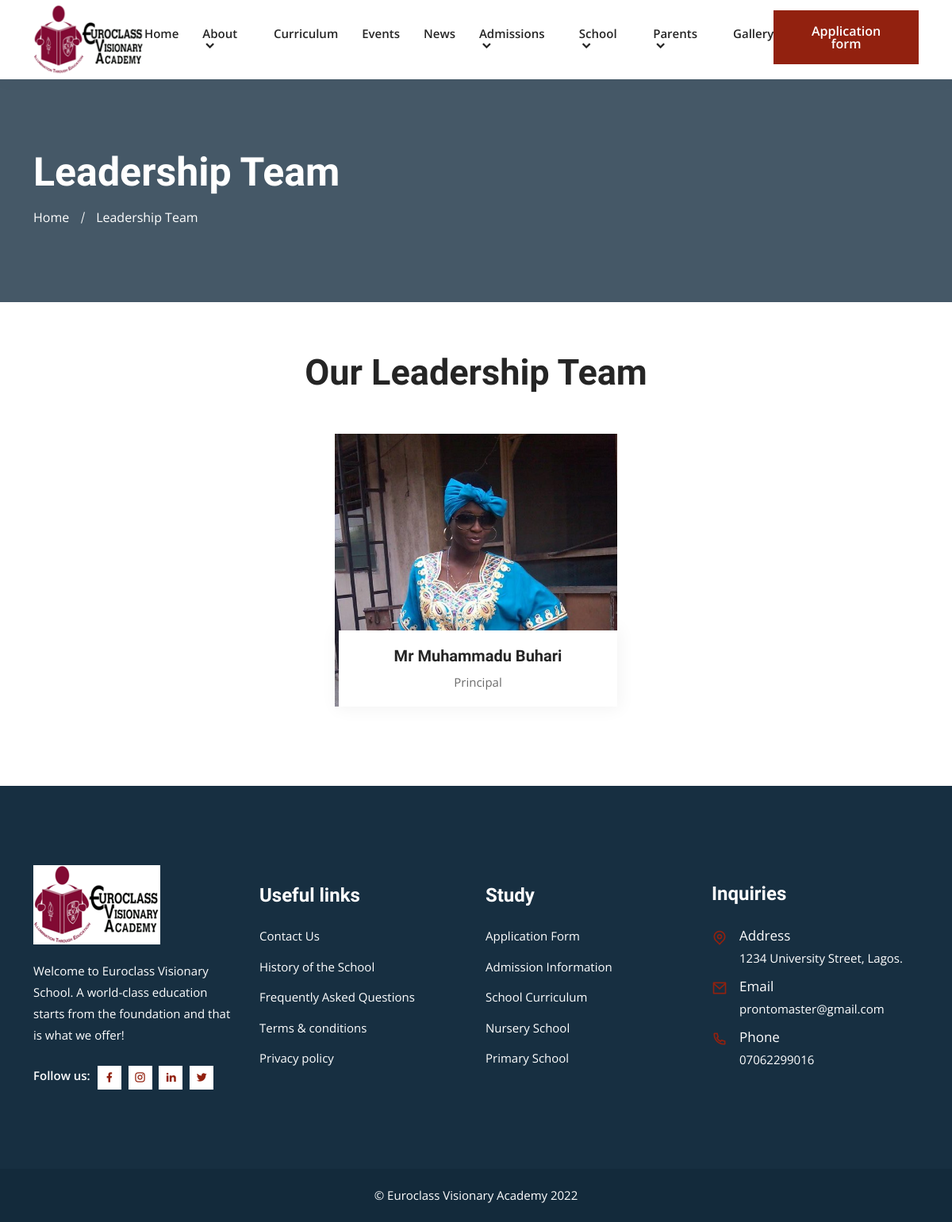
The app's page /leadership_team/ with its own data.
### core/models.py (models this page shows, shortened)
class SchoolContactInfo(models.Model):
    short_information = models.CharField(max_length=150)
    address = models.CharField(max_length=200)
    email = models.EmailField()
    phone_number = models.CharField(max_length=15)
    logo = models.ImageField(upload_to='logo')
    facebook_url = models.URLField(blank=True)
    instagram_url = models.URLField(blank=True)
    twitter_url = models.URLField(blank=True)
    linkedin_url = models.URLField(blank=True)
    class Meta:
        verbose_name = 'School Contact Information'
        verbose_name_plural = 'School Contact Information'

class SchoolManagement(models.Model):
    ROLE_CHOICES = (
        ('L', 'Leadership Team'),
        ('T', 'Teachers'),
        ('A', 'Teaching Assistants'),
        ('O', 'Office Staff'),
        ('S', 'Support Staff'))
    full_name = models.CharField(max_length=100)
    role = models.CharField(max_length=1, choices=ROLE_CHOICES)
    title = models.CharField(
        max_length=25, blank=True,
        help_text='E.g: Principal, Senior Teacher')
    image = models.ImageField(upload_to='management')
    created = models.DateTimeField(auto_now_add=True)
    updated = models.DateTimeField(auto_now=True)
    class Meta:
        verbose_name_plural = 'School Management'
        verbose_name = 'School Management'

### core/views.py (the view)
# urls.py: path('leadership_team/', views.leadership_team, name='leadership_team'),
def leadership_team(request):
    teams = SchoolManagement.objects.filter(role='L')
    return render(
        request, 'leadership_team.html', {'teams': teams})

### core/context_processors.py (called while the page is built)
def euroclass(request):
    return {
        'about': About.objects.first(),
        'latest_news': News.objects.all()[:3],
        'info': SchoolContactInfo.objects.first(),
    }

### templates/leadership_team.html (shortened to what this page needs)
{% extends "base.html" %}
{% block content %}
<div class="page-title-area bg-1">
    <div class="container">
        <div class="page-title-content">
            <h2>Leadership Team</h2>
            <ul>
                <li><a href="{% url 'home' %}">Home</a></li>
                <li class="active">Leadership Team</li>
            </ul>
        </div>
    </div>
</div>
<section class="team-area team-area-three ptb-70">
    <div class="container">
        <div class="section-title">
            <h2>Our Leadership Team</h2>
        </div>
        <div class="row justify-content-md-center">
            {% for team in teams %}
            <div class="col-lg-4 col-md-6">
                <div class="single-team-member">
                    <img src="{% if team.image %}{{ team.image.url }}{% endif %}" alt="{{ team.full_name }}">
                    <div class="team-content">
                        <div class="team-name">
                            <h3>{{ team.full_name }}</h3>
                            <span>{{ team.title }}</span>
                        </div>
                    </div>
                </div>
            </div>
            {% empty %}
            <p class="text-center">No record available.</p>
            {% endfor %}
        </div>
    </div>
</section>
{% endblock %}

### templates/base.html (shortened to what this page needs)
<!doctype html>
<html lang="en">
{% load static %}
<head>
    <link rel="stylesheet" href="{% static 'css/bootstrap.min.css' %}">
    <link rel="stylesheet" href="{% static 'css/owl.theme.default.min.css' %}">
    <link rel="stylesheet" href="{% static 'css/owl.carousel.min.css' %}">
    <link href="https://cdn.jsdelivr.net/npm/remixicon@2.2.0/fonts/remixicon.css" rel="stylesheet">
    <link rel="stylesheet" href="{% static 'css/meanmenu.min.css' %}">
    <link rel="stylesheet" href="{% static 'css/animate.min.css' %}">
    <link rel="stylesheet" href="{% static 'css/odometer.min.css' %}">
    <link rel="stylesheet" href="{% static 'css/magnific-popup.min.css' %}">
    <link rel="stylesheet" href="{% static 'css/date-picker.min.css' %}">
    <link rel="stylesheet" href="{% static 'css/app.css' %}">
    <link rel="stylesheet" href="{% static 'css/style.css' %}">
    <link rel="stylesheet" href="{% static 'css/responsive.css' %}">
</head>
<body>
    {% include '_navbar.html' %}
    {% block content %}{% endblock %}
    <footer class="footer-area black-bg-color">
        <div class="container">
            <div class="row align-items-center justify-content-center">
                <div class="col-lg-3 col-sm-6">
                    <div class="single-footer-widget bg-f9f5f1">
                        <a href="index.html" class="logo">
                                <img src="{% if info.logo %}{{ info.logo.url }}{% else %}https://via.placeholder.com/157x48{% endif %}" alt="Image">
                            </a>
                        <p>{{ info.short_information }}</p>
                        <ul class="social-icon">
                            <li>
                                <span>Follow us:</span>
                            </li>
                            <li>
                                <a href="{{ info.facebook_url }}" target="_blank">
                                        <i class="ri-facebook-fill"></i>
                                    </a>
                            </li>
                            <li>
                                <a href="{{ info.instagram_url }}" target="_blank">
                                        <i class="ri-instagram-line"></i>
                                    </a>
                            </li>
                            <li>
                                <a href="{{ info.linkedin_url }}" target="_blank">
                                        <i class="ri-linkedin-fill"></i>
                                    </a>
                            </li>
                            <li>
                                <a href="{{ info.twitter_url }}" target="_blank">
                                        <i class="ri-twitter-fill"></i>
                                    </a>
                            </li>
                        </ul>
                    </div>
                </div>
                <div class="col-lg-3 col-sm-6">
                    <div class="single-footer-widget">
                        <h3>Useful links</h3>
                        <ul class="import-link">
                            <li>
                                <a href="{% url 'contact' %}">Contact Us</a>
                            </li>
                            <li>
                                <a href="{% url 'history' %}">History of the School</a>
                            </li>
                            <li>
                                <a href="{% url 'faq' %}">Frequently Asked Questions</a>
                            </li>
                            <li>
                                <a href="/terms/">Terms & conditions</a>
                            </li>
                            <li>
                                <a href="/privacy/">Privacy policy</a>
                            </li>
                        </ul>
                    </div>
                </div>
                <div class="col-lg-3 col-sm-6">
                    <div class="single-footer-widget">
                        <h3>Study</h3>
                        <ul class="import-link">
                            <li>
                                <a href="application.html">Application Form</a>
                            </li>
                            <li>
                                <a href="{% url 'admission' %}">Admission Information</a>
                            </li>
                            <li>
                                <a href="{% url 'curriculum' %}">School Curriculum</a>
                            </li>
                            <li>
                                <a href="/nursery/">Nursery School</a>
                            </li>
                            <li>
                                <a href="/primary/">Primary School</a>
                            </li>
                        </ul>
                    </div>
                </div>
                <div class="col-lg-3 col-sm-6">
                    <div class="single-footer-widget">
                        <h3>Inquiries</h3>
                        <ul class="address">
                            <li class="location">
                                <i class="ri-map-pin-line"></i>
                                <span>Address</span> {{ info.address }}
                            </li>
                            <li>
                                <i class="ri-mail-line"></i>
                                <span>Email</span>
                                <a href="mailto:{{ info.email }}">{{ info.email }}</a>
                            </li>
                            <li>
                                <i class="ri-phone-line"></i>
                                <span>Phone</span>
                                <a href="tel:{{ info.phone_number }}">{{ info.phone_number }}</a>
                            </li>
                        </ul>
                    </div>
                </div>
            </div>
        </div>
    </footer>
    <div class="copy-right-area">
        <div class="container">
            <p>
                &copy; Euroclass Visionary Academy {% now "Y" %}
            </p>
        </div>
    </div>
</body>
</html>

### templates/_navbar.html (shortened to what this page needs)
<header class="header-area">
    <div class="navbar-area">
        <div class="desktop-nav">
            <div class="container">
                <nav class="navbar navbar-expand-md navbar-light">
                    <a class="navbar-brand" href="{% url 'home' %}">
                            <img src="{% if info.logo %}{{ info.logo.url }}{% else %}https://via.placeholder.com/157x48{% endif %}" alt="logo">
                        </a>
                    <div class="collapse navbar-collapse mean-menu" id="navbarSupportedContent">
                        <ul class="navbar-nav m-auto">
                            <li class="nav-item">
                                <a href="{% url 'home' %}" class="nav-link">Home</a>
                            </li>
                            <li class="nav-item">
                                <a href="#" class="nav-link">
                                    About <i class="ri-arrow-down-s-line"></i>
                                </a>
                            </li>
                            <li class="nav-item">
                                <a href="{% url 'curriculum' %}" class="nav-link">Curriculum</a>
                            </li>
                            <li class="nav-item">
                                <a href="{% url 'events' %}" class="nav-link">Events</a>
                            </li>
                            <li class="nav-item">
                                <a href="{% url 'news' %}" class="nav-link">News</a>
                            </li>
                            <li class="nav-item">
                                <a href="#" class="nav-link">
                                    Admissions <i class="ri-arrow-down-s-line"></i>
                                </a>
                            </li>
                            <li class="nav-item">
                                <a href="#" class="nav-link">
                                    School <i class="ri-arrow-down-s-line"></i>
                                </a>
                            </li>
                            <li class="nav-item">
                                <a href="#" class="nav-link">
                                    Parents <i class="ri-arrow-down-s-line"></i>
                                </a>
                            </li>
                            <li class="nav-item">
                                <a href="{% url 'gallery' %}" class="nav-link">Gallery</a>
                            </li>
                        </ul>
                        <div class="others-options">
                            <ul>
                                <li>
                                    <a href="{% url 'application' %}" class="default-btn">Application form</a>
                                </li>
                            </ul>
                        </div>
                    </div>
                </nav>
            </div>
        </div>
    </div>
</header>

### static/css/style.css (style rules this page uses)
.single-team-member { -webkit-transition: var(--transition); transition: var(--transition); margin-bottom: 30px; position: relative; transition: var(--transition); }
.single-team-member .team-content { position: absolute; bottom: 0; right: 0; -webkit-transition: var(--transition); transition: var(--transition); background-color: var(--white-color); }
.single-team-member .team-content .team-name { background: var(--white-color); -webkit-box-shadow: var(--box-shadow); box-shadow: var(--box-shadow); padding: 20px 20px; width: 351px; max-width: 100%; text-align: center; }
.single-team-member .team-content h3 { margin-bottom: 10px; font-size: 20px; }
.single-team-member .team-content span { display: block; font-size: 15px; color: var(--body-color); }

### records on screen
SchoolContactInfo: logo (picture), short_information "Welcome to Euroclass Visionary School. A world-class education starts from the foundation and that is what we offer!", address "1234 University Street, Lagos.", email "prontomaster@gmail.com", phone_number "07062299016"
SchoolManagement: image (picture), full_name "Mr Muhammadu Buhari", title "Principal"
